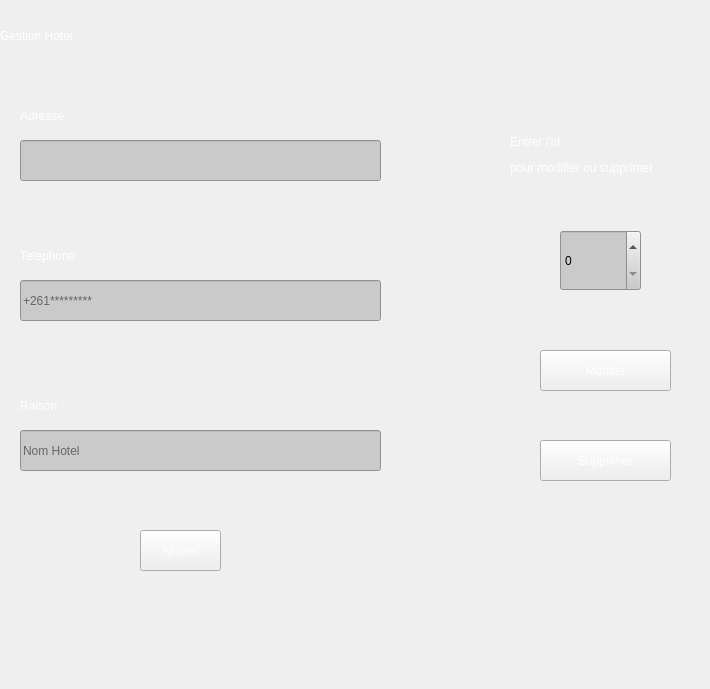
              <widget class="QWidget" name="scrollAreaWidgetContents">
               <property name="geometry">
                <rect>
                 <x>0</x>
                 <y>0</y>
                 <width>710</width>
                 <height>689</height>
                </rect>
               </property>
               <widget class="QLabel" name="label">
                <property name="geometry">
                 <rect>
                  <x>0</x>
                  <y>10</y>
                  <width>161</width>
                  <height>51</height>
                 </rect>
                </property>
                <property name="styleSheet">
                 <string notr="true">font: 600 15pt &quot;Yu Gothic UI Semibold&quot;;
color: rgb(255, 255, 255);</string>
                </property>
                <property name="text">
                 <string>Gestion Hotel</string>
                </property>
               </widget>
               <widget class="QLabel" name="label_2">
                <property name="geometry">
                 <rect>
                  <x>20</x>
                  <y>100</y>
                  <width>61</width>
                  <height>31</height>
                 </rect>
                </property>
                <property name="styleSheet">
                 <string notr="true">font: 600 italic 9pt &quot;Segoe UI&quot;;
color: rgb(255, 255, 255);</string>
                </property>
                <property name="text">
                 <string>Adresse</string>
                </property>
               </widget>
               <widget class="QLineEdit" name="hotel_adresse">
                <property name="geometry">
                 <rect>
                  <x>20</x>
                  <y>140</y>
                  <width>361</width>
                  <height>41</height>
                 </rect>
                </property>
                <property name="styleSheet">
                 <string notr="true">background-color: rgb(202, 202, 202);</string>
                </property>
                <property name="placeholderText">
                 <string/>
                </property>
                <property name="clearButtonEnabled">
                 <bool>true</bool>
                </property>
               </widget>
               <widget class="QLineEdit" name="hotel_tel">
                <property name="geometry">
                 <rect>
                  <x>20</x>
                  <y>280</y>
                  <width>361</width>
                  <height>41</height>
                 </rect>
                </property>
                <property name="styleSheet">
                 <string notr="true">background-color: rgb(202, 202, 202);</string>
                </property>
                <property name="placeholderText">
                 <string>+261*********</string>
                </property>
                <property name="clearButtonEnabled">
                 <bool>true</bool>
                </property>
               </widget>
               <widget class="QLabel" name="label_5">
                <property name="geometry">
                 <rect>
                  <x>20</x>
                  <y>240</y>
                  <width>81</width>
                  <height>31</height>
                 </rect>
                </property>
                <property name="styleSheet">
                 <string notr="true">font: 600 italic 9pt &quot;Segoe UI&quot;;
color: rgb(255, 255, 255);</string>
                </property>
                <property name="text">
                 <string>Telephone</string>
                </property>
               </widget>
               <widget class="QLineEdit" name="hotel_raison">
                <property name="geometry">
                 <rect>
                  <x>20</x>
                  <y>430</y>
                  <width>361</width>
                  <height>41</height>
                 </rect>
                </property>
                <property name="styleSheet">
                 <string notr="true">background-color: rgb(202, 202, 202);</string>
                </property>
                <property name="placeholderText">
                 <string>Nom Hotel</string>
                </property>
                <property name="clearButtonEnabled">
                 <bool>true</bool>
                </property>
               </widget>
               <widget class="QLabel" name="label_6">
                <property name="geometry">
                 <rect>
                  <x>20</x>
                  <y>390</y>
                  <width>61</width>
                  <height>31</height>
                 </rect>
                </property>
                <property name="styleSheet">
                 <string notr="true">font: 600 italic 9pt &quot;Segoe UI&quot;;
color: rgb(255, 255, 255);</string>
                </property>
                <property name="text">
                 <string>Raison</string>
                </property>
               </widget>
               <widget class="QPushButton" name="hotel_ajouter">
                <property name="geometry">
                 <rect>
                  <x>140</x>
                  <y>530</y>
                  <width>81</width>
                  <height>41</height>
                 </rect>
                </property>
                <property name="styleSheet">
                 <string notr="true">color: rgb(0, 0, 0);
color: rgb(255, 255, 255);</string>
                </property>
                <property name="text">
                 <string>Ajouter</string>
                </property>
               </widget>
               <widget class="QLabel" name="label_7">
                <property name="geometry">
                 <rect>
                  <x>510</x>
                  <y>120</y>
                  <width>201</width>
                  <height>71</height>
                 </rect>
                </property>
                <property name="styleSheet">
                 <string notr="true">font: 600 italic 9pt &quot;Segoe UI&quot;;
color: rgb(255, 255, 255);</string>
                </property>
                <property name="text">
                 <string>&lt;html&gt;&lt;head/&gt;&lt;body&gt;&lt;p&gt;Entrer l'id &lt;/p&gt;&lt;p&gt; pour modifier ou supprimer&lt;/p&gt;&lt;/body&gt;&lt;/html&gt;</string>
                </property>
               </widget>
               <widget class="QSpinBox" name="id_hotel">
                <property name="geometry">
                 <rect>
                  <x>560</x>
                  <y>230</y>
                  <width>81</width>
                  <height>61</height>
                 </rect>
                </property>
                <property name="styleSheet">
                 <string notr="true">background-color: rgb(202, 202, 202);</string>
                </property>
               </widget>
               <widget class="QPushButton" name="hotel_modifier">
                <property name="geometry">
                 <rect>
                  <x>540</x>
                  <y>350</y>
                  <width>131</width>
                  <height>41</height>
                 </rect>
                </property>
                <property name="styleSheet">
                 <string notr="true">color: rgb(0, 0, 0);
color: rgb(255, 255, 255);</string>
                </property>
                <property name="text">
                 <string>Modifer</string>
                </property>
               </widget>
               <widget class="QPushButton" name="hotel_supprimer">
                <property name="geometry">
                 <rect>
                  <x>540</x>
                  <y>440</y>
                  <width>131</width>
                  <height>41</height>
                 </rect>
                </property>
                <property name="styleSheet">
                 <string notr="true">color: rgb(0, 0, 0);
color: rgb(255, 255, 255);</string>
                </property>
                <property name="text">
                 <string>Supprimer</string>
                </property>
               </widget>
              </widget>
